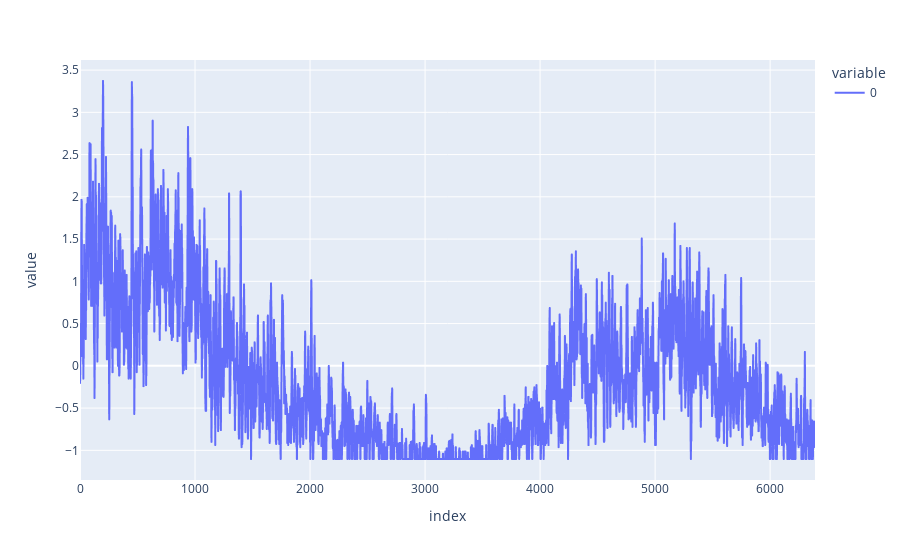

Notebook cell for this chart:
### Code cell
px.line(spots_test)

### Figure 1 — Plotly figure (JSON) as saved in the notebook; plotly's stock layout.template omitted (floating-point values rounded to 4 significant figures; data arrays with more than 128 entries replaced by an {"elided": "..."} marker saying what was removed)
{"data": [{"hovertemplate": "variable=0<br>index=%{x}<br>value=%{y}<extra></extra>", "legendgroup": "0", "line": {"color": "#636efa", "dash": "solid"}, "marker": {"symbol": "circle"}, "mode": "lines", "name": "0", "showlegend": true, "type": "scattergl", "x": {"elided": "6391 int values"}, "xaxis": "x", "y": {"elided": "6391 float values"}, "yaxis": "y"}], "layout": {"legend": {"title": {"text": "variable"}, "tracegroupgap": 0}, "margin": {"t": 60}, "xaxis": {"anchor": "y", "domain": [0, 1], "title": {"text": "index"}}, "yaxis": {"anchor": "x", "domain": [0, 1], "title": {"text": "value"}}}}
